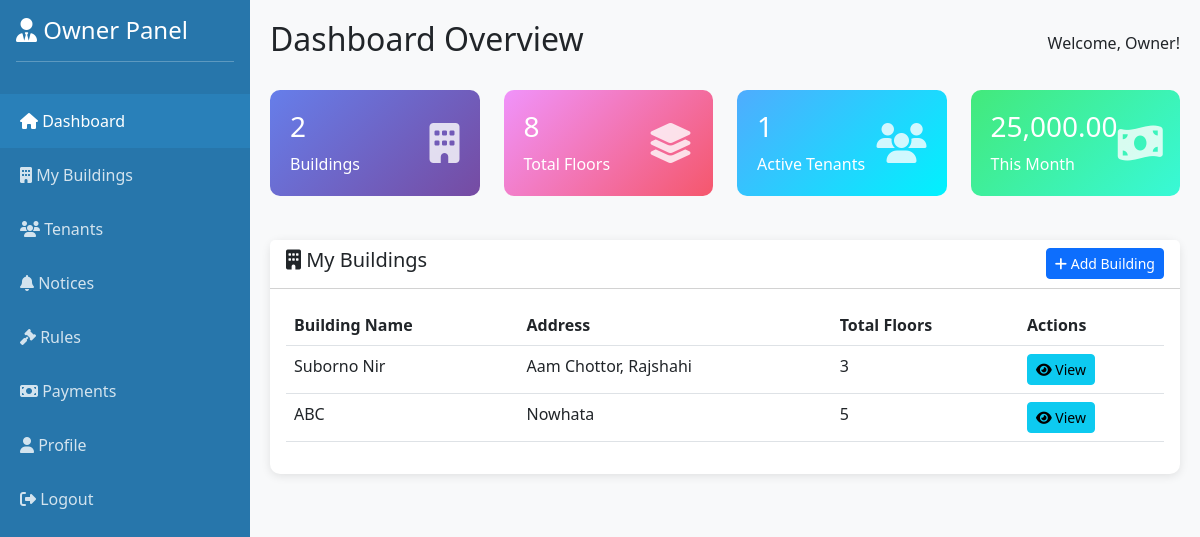
The page /owner/dashboard.php (signed in) on the database its author committed.
### tables this page shows
CREATE TABLE `buildings` (
  `id` int(11) NOT NULL,
  `owner_id` int(11) NOT NULL,
  `building_name` varchar(100) NOT NULL,
  `address` text NOT NULL,
  `total_floors` int(11) NOT NULL,
  `description` text,
  `created_at` timestamp NOT NULL DEFAULT CURRENT_TIMESTAMP
);

### owner/dashboard.php (the view, shortened to what this page needs)
<?php
global $conn;
$owner_id = $_SESSION['owner_id'];
$stats = [];
$stats['buildings'] = $conn->query("SELECT COUNT(*) as count FROM buildings WHERE owner_id = $owner_id")->fetch_assoc()['count'];
$stats['floors'] = $conn->query("SELECT COUNT(*) as count FROM floors f JOIN buildings b ON f.building_id = b.id WHERE b.owner_id = $owner_id")->fetch_assoc()['count'];
$stats['tenants'] = $conn->query("SELECT COUNT(*) as count FROM tenants t JOIN floors f ON t.floor_id = f.id JOIN buildings b ON f.building_id = b.id WHERE b.owner_id = $owner_id")->fetch_assoc()['count'];
$stats['revenue'] = $conn->query("SELECT COALESCE(SUM(p.amount), 0) as total FROM payments p JOIN tenants t ON p.tenant_id = t.id JOIN floors f ON t.floor_id = f.id JOIN buildings b ON f.building_id = b.id WHERE b.owner_id = $owner_id AND MONTH(p.payment_date) = MONTH(CURRENT_DATE())")->fetch_assoc()['total'];
$buildings = $conn->query("SELECT * FROM buildings WHERE owner_id = $owner_id ORDER BY created_at DESC");
?>
<!DOCTYPE html>
<html lang="en">
<head>
    <link href="https://cdn.jsdelivr.net/npm/bootstrap@5.3.0/dist/css/bootstrap.min.css" rel="stylesheet">
    <link rel="stylesheet" href="https://cdnjs.cloudflare.com/ajax/libs/font-awesome/6.4.0/css/all.min.css">
</head>
<body>
    <div class="sidebar">
        <div class="p-3">
            <h4><i class="fas fa-user-tie"></i> Owner Panel</h4>
            <hr>
        </div>
        <nav class="nav flex-column">
            <a class="nav-link active" href="dashboard.php">
                <i class="fas fa-home"></i> Dashboard
            </a>
            <a class="nav-link" href="buildings.php">
                <i class="fas fa-building"></i> My Buildings
            </a>
            <a class="nav-link" href="tenants.php">
                <i class="fas fa-users"></i> Tenants
            </a>
            <a class="nav-link" href="notices.php">
                <i class="fas fa-bell"></i> Notices
            </a>
            <a class="nav-link" href="rules.php">
                <i class="fas fa-gavel"></i> Rules
            </a>
            <a class="nav-link" href="payments.php">
                <i class="fas fa-money-bill"></i> Payments
            </a>
            <a class="nav-link" href="profile.php">
                <i class="fas fa-user"></i> Profile
            </a>
            <a class="nav-link" href="logout.php">
                <i class="fas fa-sign-out-alt"></i> Logout
            </a>
        </nav>
    </div>
    <div class="main-content">
        <div class="d-flex justify-content-between align-items-center mb-4">
            <h2>Dashboard Overview</h2>
            <span>Welcome, <?php echo $_SESSION['owner_name']; ?>!</span>
        </div>
        <div class="row">
            <div class="col-md-3">
                <div class="stat-card" style="background: linear-gradient(135deg, #667eea 0%, #764ba2 100%);">
                    <div class="d-flex justify-content-between align-items-center">
                        <div>
                            <h3><?php echo $stats['buildings']; ?></h3>
                            <p class="mb-0">Buildings</p>
                        </div>
                        <i class="fas fa-building"></i>
                    </div>
                </div>
            </div>
            <div class="col-md-3">
                <div class="stat-card" style="background: linear-gradient(135deg, #f093fb 0%, #f5576c 100%);">
                    <div class="d-flex justify-content-between align-items-center">
                        <div>
                            <h3><?php echo $stats['floors']; ?></h3>
                            <p class="mb-0">Total Floors</p>
                        </div>
                        <i class="fas fa-layer-group"></i>
                    </div>
                </div>
            </div>
            <div class="col-md-3">
                <div class="stat-card" style="background: linear-gradient(135deg, #4facfe 0%, #00f2fe 100%);">
                    <div class="d-flex justify-content-between align-items-center">
                        <div>
                            <h3><?php echo $stats['tenants']; ?></h3>
                            <p class="mb-0">Active Tenants</p>
                        </div>
                        <i class="fas fa-users"></i>
                    </div>
                </div>
            </div>
            <div class="col-md-3">
                <div class="stat-card" style="background: linear-gradient(135deg, #43e97b 0%, #38f9d7 100%);">
                    <div class="d-flex justify-content-between align-items-center">
                        <div>
                            <h3><?php echo number_format($stats['revenue'], 2); ?></h3>
                            <p class="mb-0">This Month</p>
                        </div>
                        <i class="fas fa-money-bill-wave"></i>
                    </div>
                </div>
            </div>
        </div>
        <div class="row mt-4">
            <div class="col-md-12">
                <div class="card">
                    <div class="card-header bg-white d-flex justify-content-between align-items-center">
                        <h5><i class="fas fa-building"></i> My Buildings</h5>
                        <a href="buildings.php?action=add" class="btn btn-primary btn-sm">
                            <i class="fas fa-plus"></i> Add Building
                        </a>
                    </div>
                    <div class="card-body">
                        <?php if ($buildings->num_rows > 0): ?>
                        <table class="table table-hover">
                            <thead>
                                <tr>
                                    <th>Building Name</th>
                                    <th>Address</th>
                                    <th>Total Floors</th>
                                    <th>Actions</th>
                                </tr>
                            </thead>
                            <tbody>
                                <?php while ($building = $buildings->fetch_assoc()): ?>
                                <tr>
                                    <td><?php echo htmlspecialchars($building['building_name']); ?></td>
                                    <td><?php echo htmlspecialchars($building['address']); ?></td>
                                    <td><?php echo $building['total_floors']; ?></td>
                                    <td>
                                        <a href="building_details.php?id=<?php echo $building['id']; ?>" class="btn btn-sm btn-info">
                                            <i class="fas fa-eye"></i> View
                                        </a>
                                    </td>
                                </tr>
                                <?php endwhile; ?>
                            </tbody>
                        </table>
                        <?php endif; ?>
                    </div>
                </div>
            </div>
        </div>
    </div>
</body>
</html>

### owner/dashboard.php (style rules this page uses)
body { background: #f8f9fa; }
.sidebar { min-height: 100vh; background: #2776ab; color: white; position: fixed; width: 250px; }
.sidebar .nav-link { color: rgba(255,255,255,0.8); padding: 15px 20px; transition: all 0.3s; }
.sidebar .nav-link:hover, .sidebar .nav-link.active { background: #2980b9; color: white; }
.main-content { margin-left: 250px; padding: 20px; }
.stat-card { border-radius: 10px; padding: 20px; color: white; margin-bottom: 20px; }
.stat-card i { font-size: 2.5rem; opacity: 0.8; }
.card { border: none; border-radius: 10px; box-shadow: 0 2px 10px rgba(0,0,0,0.1); }

### rows shown on the page
buildings: building_name "Suborno Nir", address "Aam Chottor, Rajshahi", total_floors "3"
buildings: building_name "ABC", address "Nowhata", total_floors "5"

### other values the page prints
$_SESSION['owner_name'] "Owner"
$stats['buildings'] "2"
$stats['floors'] "8"
$stats['tenants'] "1"
$stats['revenue'] "25,000.00"
